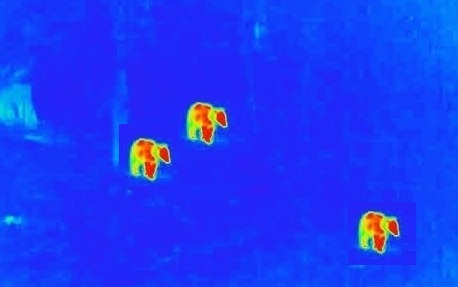
#> input picture bear3.jpg, 458 x 287 px
$ jupyter execute animal_detection.ipynb
#> lines starting #> are read from the running program, lines starting #| are printed output that depends on the picture; after the words box and inside, x2 and y2 are one past the last pixel; in counts of white or black regions, pixels touching at a corner belong together
[cell 1]
import numpy as np
import cv2 as cv
from matplotlib import pyplot as plt

img = cv.imread('bear3.jpg') # первая координата -- вертикаль. Вторая горизонталь. третья -- rgb. Начало координат -- левый верхний угол
#> img is the input picture: shape (287, 458, 3); mean B, G, R 243.8, 56.9, 28.2
assert img is not None, "file could not be read"

img[np.where((img[:,:,0] > 200) & (img[:,:,1] > 200))] = [255,255,255]
#> img: shape (287, 458, 3); 0.06% of pixels changed, all inside (x1, y1, x2, y2) = (0, 103, 399, 252)
img[np.where(img[:,:,0] > 240)] = [255,255,255]

gray = cv.cvtColor(img,cv.COLOR_BGR2GRAY)
ret, thresh = cv.threshold(gray,220,255,cv.THRESH_BINARY_INV)#+cv.THRESH_OTSU)
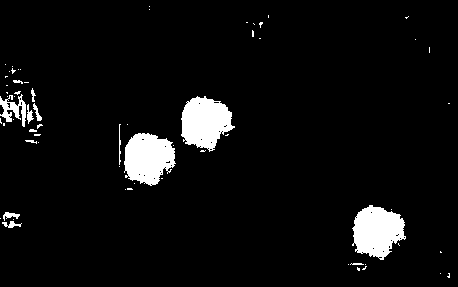
#> thresh: shape (287, 458); 5.4% white; 65 white regions (51 under 20 px), largest, box (x1, y1, x2, y2) and area: (352, 205, 406, 260) 2027, (181, 96, 235, 152) 2020, (124, 133, 176, 186) 2012

[cell 2]
# noise removal
kernel = np.ones((3,3),np.uint8)
opening = cv.morphologyEx(thresh,cv.MORPH_OPEN,kernel, iterations = 2)
#> opening: shape (287, 458); 4.5% white; 7 white regions, largest, box (x1, y1, x2, y2) and area: (182, 98, 232, 148) 1939, (354, 207, 404, 257) 1919, (125, 134, 175, 184) 1901

# sure background area
sure_bg = cv.dilate(opening,kernel,iterations=3)
#> sure_bg: shape (287, 458); 6.3% white; 5 white regions, box (x1, y1, x2, y2) and area: (179, 95, 235, 151) 2592, (351, 204, 407, 260) 2568, (122, 131, 178, 187) 2554, (0, 97, 22, 120) 421, (24, 111, 35, 123) 132

# Finding sure foreground area
dist_transform = cv.distanceTransform(opening,cv.DIST_L2,5)
ret, sure_fg = cv.threshold(dist_transform,0.7*dist_transform.max(),255,0)
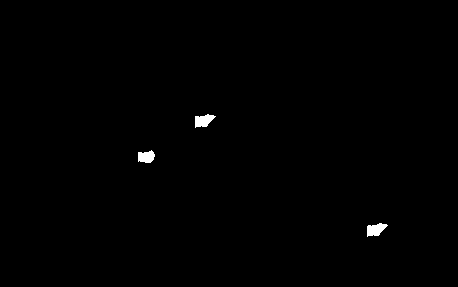
#> sure_fg: shape (287, 458) float32; 0.41% white; 3 white regions, box (x1, y1, x2, y2) and area: (367, 223, 388, 237) 189, (195, 114, 216, 128) 188, (138, 150, 155, 163) 168
#> ret = 13

# Finding unknown region
sure_fg = np.uint8(sure_fg)
unknown = cv.subtract(sure_bg,sure_fg)
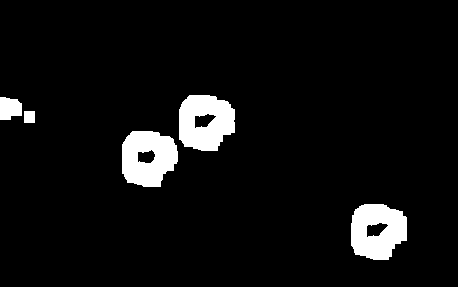
#> unknown: shape (287, 458); 5.9% white; 5 white regions, box (x1, y1, x2, y2) and area: (179, 95, 235, 151) 2404, (122, 131, 178, 187) 2386, (351, 204, 407, 260) 2379, (0, 97, 22, 120) 421, (24, 111, 35, 123) 132

[cell 3]
# Marker labelling
ret, markers = cv.connectedComponents(sure_fg)
#> markers: shape (287, 458) int32; 4 distinct labels, from 0 to 3
#> ret = 4

# Add one to all labels so that sure background is not 0, but 1
markers = markers+1
#> markers: shape (287, 458) int32; 4 distinct labels, from 1 to 4

# Now, mark the region of unknown with zero
markers[unknown==255] = 0
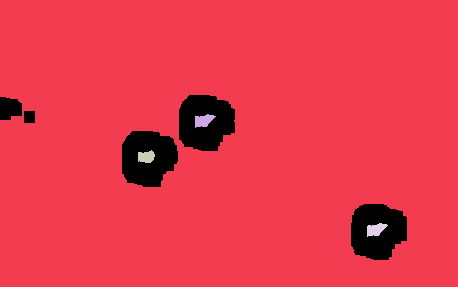
#> markers: shape (287, 458) int32; 5 distinct labels, from 0 to 4; one colour per label, 0 black

[cell 4]
markers = cv.watershed(img,markers)
#> markers: shape (287, 458) int32; 5 distinct labels, from -1 to 4
img=img[1:-1,1:-1,:] # просто избавляемся от шумной границы
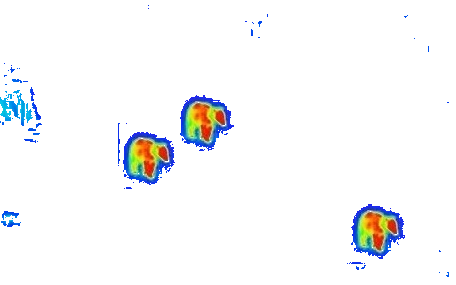
#> img: shape (285, 456, 3); mean B, G, R 248.7, 247.6, 246.6
markers=markers[1:-1,1:-1] # просто избавляемся от шумной границы
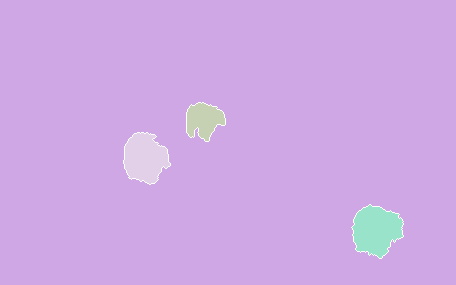
#> markers: shape (285, 456) int32; 5 distinct labels, from -1 to 4; one colour per label, 0 black, -1 white
labels, counts = np.unique(markers, return_counts=True) # запоминаем сколько объектов (меток) и сколько пикселей имеют эти метки
#> labels = [-1, 1, 2, 3, 4]; counts = [455, 125050, 964, 1639, 1852]
background_label = labels[np.argmax(counts)] # больше всего пикселей имеют метку фона
#> background_label = 1

[cell 5]
def find_size_of_uninterrupted_label(markers, label, axis): # функция защищает от ситуации разрывного объекта (зверь должен быть непрерывным)
  max_uninterrupted_len = 0
  current_len = 0
  if axis:
    markers = markers.copy()
    markers = np.transpose(markers)
  for i in markers:
    for j in i:
      if j != label:
         max_uninterrupted_len = max(max_uninterrupted_len, current_len)
         current_len = 0
      else:
        current_len += 1
  return max_uninterrupted_len

objects_sizes = [] # для каждой метки кроме фона храним 2 числа -- ширину и длину объекта в пикселях
for label in labels:
  if label == background_label:
    continue # не считаем размеры фона
  # чтобы не перебирать все подряд, работаем тольо внури прямоугольника, содержащего данную метку
  img_short = markers[min(np.where(markers==label)[0]) : max(np.where(markers==label)[0]),
                   min(np.where(markers==label)[1]) : max(np.where(markers==label)[1])]
  objects_sizes.append((find_size_of_uninterrupted_label(img_short, label, 1), find_size_of_uninterrupted_label(img_short, label, 1)))
#> this loop made 5 passes
#> label on pass 1: -1
#> pass 1, `img_short = markers[min(np.where(markers==label)[0]) : max(np.where(ma..`:
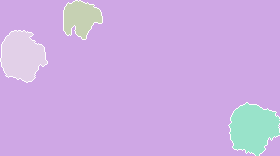
#> img_short: shape (156, 280) int32; 5 distinct labels, from -1 to 4; one colour per label, 0 black, -1 white
#> pass 1, in find_size_of_uninterrupted_label, `markers = np.transpose(markers)`:
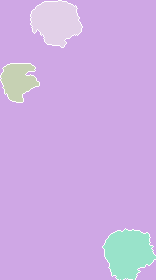
#> markers: shape (280, 156) int32; 5 distinct labels, from -1 to 4; one colour per label, 0 black, -1 white
#> pass 3, in find_size_of_uninterrupted_label (call 3), `markers = np.transpose(markers)`:
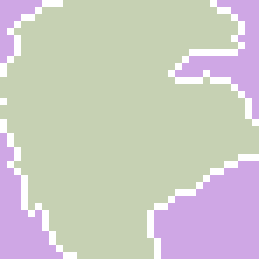
#> markers: shape (37, 37) int32 (shown 7 times larger); 3 distinct labels, from -1 to 2; one colour per label, 0 black, -1 white
#> after the loop:
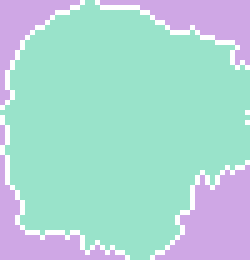
#> img_short: shape (52, 50) int32 (shown 5 times larger); 3 distinct labels, from -1 to 4; one colour per label, 0 black, -1 white
#> after the loop, objects_sizes = [(21, 21), (36, 36), (50, 50), (50, 50)]

[cell 6]
picture_size = (20, 20) # (в метрах) ширина (вертикаль) и длина (горизонталь) местности, запечатленной на картинке (зависит от высоты полета и от угла обзора камеры)
critical_size = (2.1, 1) # (в метрах) ширина (вертикаль) и длина (горизонталь) крупного животного
anumal_count = 0 # определяем сколько крупных животых на картинке
for size in objects_sizes:
  length = picture_size[1]/img.shape[1]*size[0] # длина (горизонталь) объекта в мтрах
  width = picture_size[0]/img.shape[0]*size[1] # ширина (вертикаль) объекта в мтрах
  if length > critical_size[1] and width > critical_size[0]:
    anumal_count += 1
#> this loop made 4 passes
#> (size, length, width) on passes 1 to 4: ((21, 21), 0.921, 1.47), ((36, 36), 1.58, 2.53), ((50, 50), 2.19, 3.51), ((50, 50), 2.19, 3.51)
#> after the loop, anumal_count = 3
print('Количество крупных хищников, обнаруженных на фото, равно ', anumal_count)
#| Количество крупных хищников, обнаруженных на фото, равно  3
